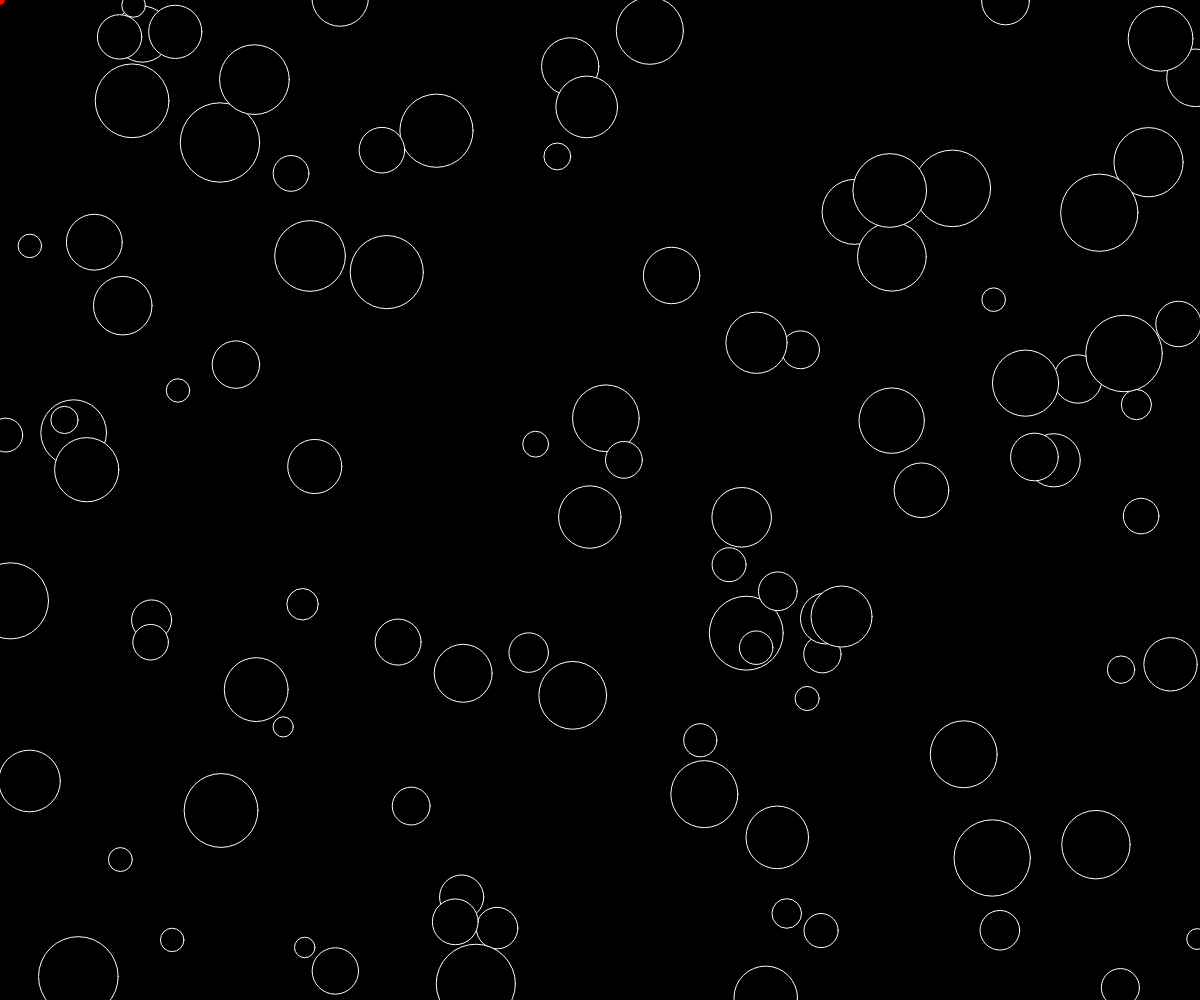
Frame 1 (no input)
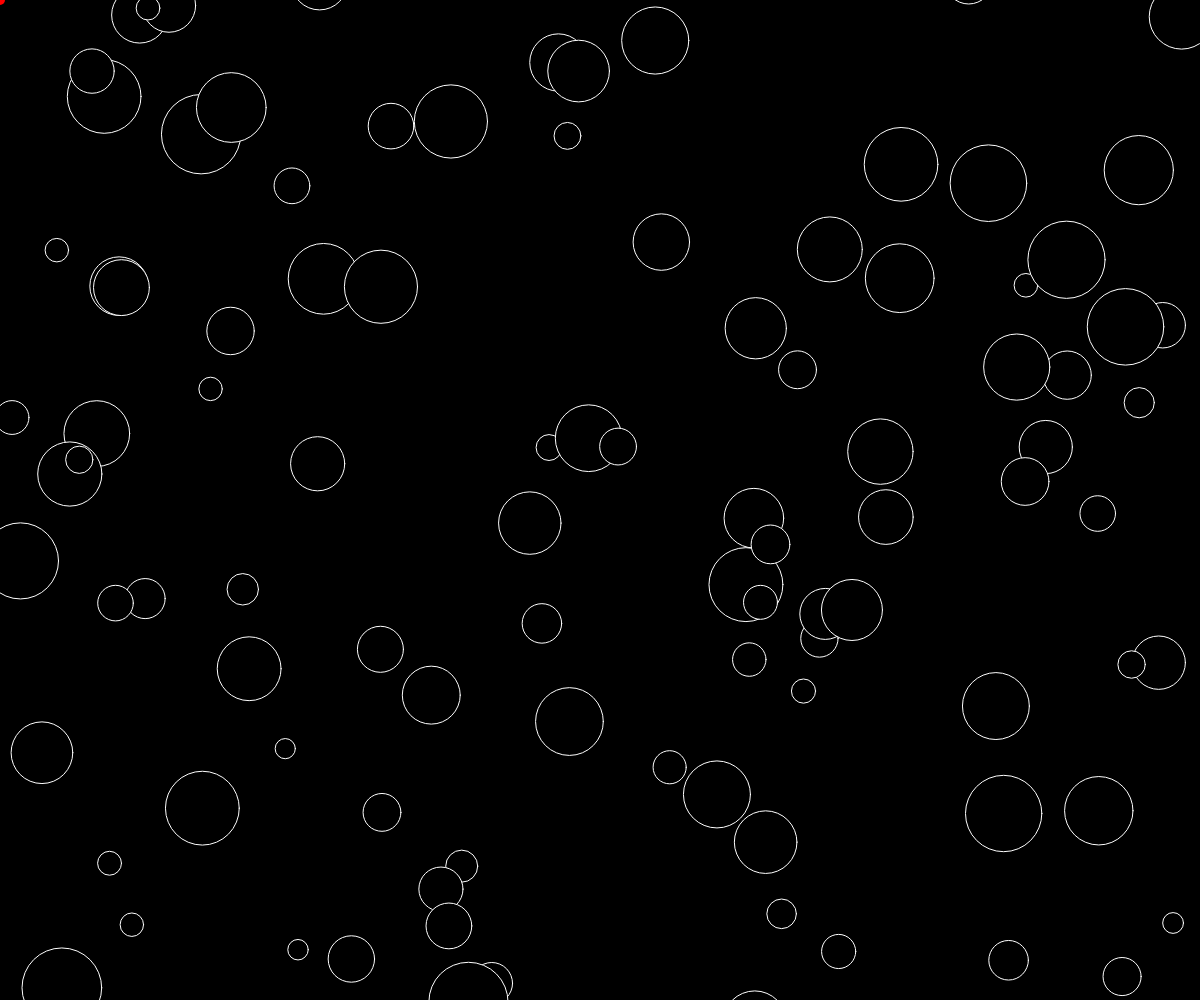
Frame 60 (no input)
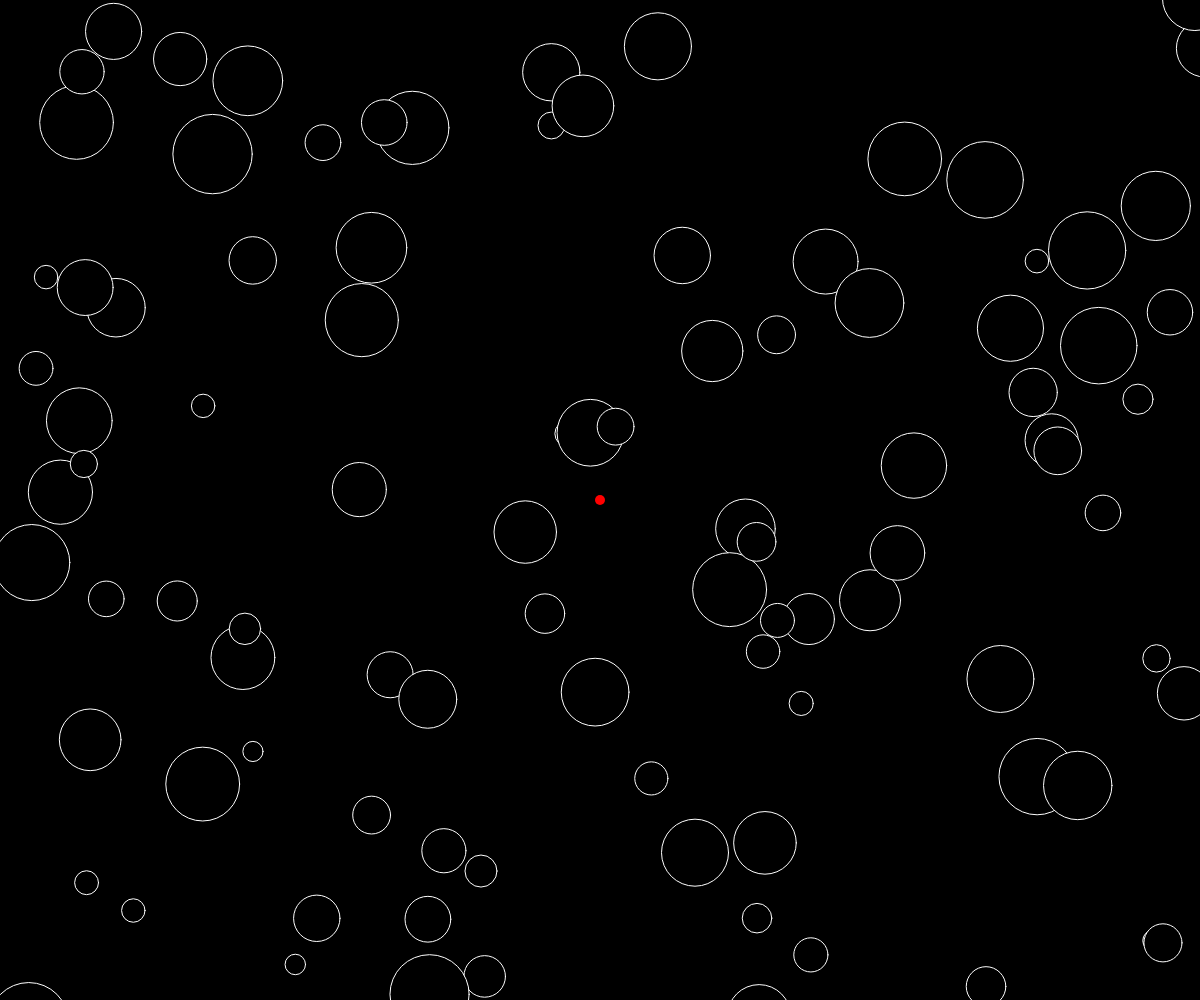
Frame 120 (the mouse pressed at the canvas centre since frame 60)

The p5.js sketch that drew these frames (run headless with seeded random() and noise() and a simulated clock; from frame 60 on, the mouse is pressed at the canvas centre):

// p5.js sketch
// ── sketch.js
let bubbles = [];


function setup() {
  createCanvas(windowWidth, windowHeight);
  noCursor();
  for (let i = 0; i < 100; i++) {
    let x = random(width);
    let y = random(height);
    let r = random(10, 40);
    bubbles[i] = new Bubble(x, y, r);
  }
}

function mousePressed() {
  for (let i = 0; i < bubbles.length; i++) {
    bubbles[i].clicked(mouseX, mouseY);
  }
}

//function mousePressed(){
//let r=random(20,60);
//let b = new Bubble(mouseX, mouseY, r);
//bubbles.push(b);
//}

function draw() {
  background(0);
  for (let i = 0; i < bubbles.length; i++) {
    bubbles[i].move();
    bubbles[i].show();
  }
  noStroke();
  fill(255,0,0);
  ellipse(mouseX,mouseY,10,10);
}
// ── bubble.js
class Bubble {
    constructor(x, y, r) {
      this.x = x;
      this.y = y;
      this.r = r;
      this.brightness = 0;
      this.bubbleOn = false;
    }
  
    clicked(x, y) {
      let d = dist(x, y, this.x, this.y);
      if (d < this.r) {
        this.bubbleOn = !this.bubbleOn;
      }
    }
  
    move() {
      this.x = this.x + random(-5, 5);
      this.y = this.y + random(-5, 5);
    }
  
    show() {
      if (this.bubbleOn) {
        this.brightness = 255;
      } else {
        this.brightness = 0;
      }
      fill(this.brightness);
      stroke(255);
      strokeWeight(1);
      ellipse(this.x, this.y, this.r * 2);
    }
  }
// ── style.css
html, body {
  margin: 0;
  padding: 0;
}

canvas {
  
}

h1 {
  display: flex;
  justify-content: center;
  font-family: 'Mooli', sans-serif;
  color: black;
}
